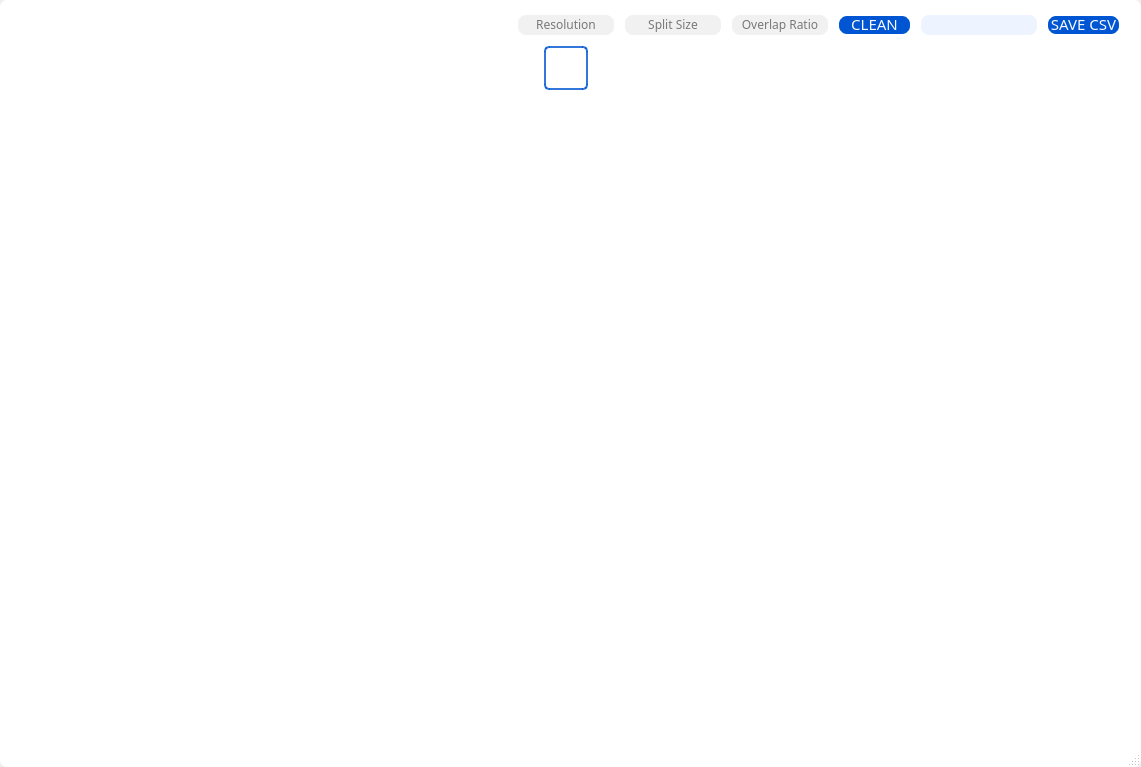
<?xml version="1.0" encoding="UTF-8"?>
<ui version="4.0">
 <class>Dialog</class>
 <widget class="QDialog" name="Dialog">
  <property name="geometry">
   <rect>
    <x>0</x>
    <y>0</y>
    <width>1141</width>
    <height>767</height>
   </rect>
  </property>
  <property name="windowTitle">
   <string>Dialog</string>
  </property>
  <property name="styleSheet">
   <string notr="true"/>
  </property>
  <property name="sizeGripEnabled">
   <bool>true</bool>
  </property>
  <layout class="QGridLayout" name="gridLayout_4">
   <property name="leftMargin">
    <number>0</number>
   </property>
   <property name="topMargin">
    <number>0</number>
   </property>
   <property name="rightMargin">
    <number>0</number>
   </property>
   <property name="bottomMargin">
    <number>0</number>
   </property>
   <item row="0" column="0">
    <widget class="QFrame" name="frame">
     <property name="styleSheet">
      <string notr="true">border: 1px solid rgba(0,0,0,.12);
border-radius: 7px;
background-color: white;</string>
     </property>
     <layout class="QGridLayout" name="gl_all">
      <property name="leftMargin">
       <number>7</number>
      </property>
      <property name="topMargin">
       <number>7</number>
      </property>
      <property name="rightMargin">
       <number>7</number>
      </property>
      <property name="bottomMargin">
       <number>7</number>
      </property>
      <property name="verticalSpacing">
       <number>9</number>
      </property>
      <item row="0" column="0">
       <layout class="QGridLayout" name="gl_bar">
        <property name="leftMargin">
         <number>7</number>
        </property>
        <property name="topMargin">
         <number>6</number>
        </property>
        <property name="rightMargin">
         <number>13</number>
        </property>
        <property name="horizontalSpacing">
         <number>7</number>
        </property>
        <item row="0" column="4">
         <spacer name="horizontalSpacer">
          <property name="orientation">
           <enum>Qt::Horizontal</enum>
          </property>
          <property name="sizeHint" stdset="0">
           <size>
            <width>40</width>
            <height>20</height>
           </size>
          </property>
         </spacer>
        </item>
        <item row="0" column="10">
         <widget class="QPushButton" name="pb_save_csv">
          <property name="enabled">
           <bool>false</bool>
          </property>
          <property name="minimumSize">
           <size>
            <width>75</width>
            <height>22</height>
           </size>
          </property>
          <property name="maximumSize">
           <size>
            <width>75</width>
            <height>22</height>
           </size>
          </property>
          <property name="font">
           <font>
            <family>Tw Cen MT Condensed</family>
            <pointsize>11</pointsize>
            <weight>50</weight>
            <bold>false</bold>
           </font>
          </property>
          <property name="styleSheet">
           <string notr="true">QPushButton {
	background-color: #0055D2;
	color: #F7F9FF;
	border: 2px solid white;
	border-radius: 10px;
	padding-bottom: 2px;
}
QPushButton:pressed {
	margin: 1 1 1 1;
}</string>
          </property>
          <property name="text">
           <string>SAVE CSV</string>
          </property>
         </widget>
        </item>
        <item row="0" column="2">
         <widget class="QPushButton" name="pb_loadcsv">
          <property name="enabled">
           <bool>false</bool>
          </property>
          <property name="minimumSize">
           <size>
            <width>21</width>
            <height>22</height>
           </size>
          </property>
          <property name="maximumSize">
           <size>
            <width>21</width>
            <height>22</height>
           </size>
          </property>
          <property name="font">
           <font>
            <family>Tw Cen MT Condensed</family>
            <pointsize>10</pointsize>
            <weight>75</weight>
            <bold>true</bold>
           </font>
          </property>
          <property name="styleSheet">
           <string notr="true">QPushButton {
	background-color: rgba(0,0,0,0);
	border: none;
}
QPushButton:pressed{
	margin: 1 1 1 1;
	outline: 0;
}
</string>
          </property>
          <property name="text">
           <string/>
          </property>
          <property name="icon">
           <iconset>
            <normaloff>../../GUIImg/placeholder2.png</normaloff>../../GUIImg/placeholder2.png</iconset>
          </property>
          <property name="iconSize">
           <size>
            <width>20</width>
            <height>20</height>
           </size>
          </property>
          <property name="checkable">
           <bool>true</bool>
          </property>
         </widget>
        </item>
        <item row="0" column="5">
         <widget class="QLineEdit" name="le_crop_size_2">
          <property name="enabled">
           <bool>false</bool>
          </property>
          <property name="minimumSize">
           <size>
            <width>100</width>
            <height>0</height>
           </size>
          </property>
          <property name="maximumSize">
           <size>
            <width>100</width>
            <height>16777215</height>
           </size>
          </property>
          <property name="font">
           <font>
            <family>Tw Cen MT</family>
            <pointsize>9</pointsize>
           </font>
          </property>
          <property name="styleSheet">
           <string notr="true">QLineEdit {
	border: 2px solid white;
	border-radius: 10px;
	background-color: #F1F1F1;
	padding-bottom: 1px;
}</string>
          </property>
          <property name="text">
           <string/>
          </property>
          <property name="alignment">
           <set>Qt::AlignCenter</set>
          </property>
          <property name="placeholderText">
           <string>Resolution</string>
          </property>
         </widget>
        </item>
        <item row="0" column="1">
         <widget class="QPushButton" name="pb_openfile">
          <property name="minimumSize">
           <size>
            <width>21</width>
            <height>22</height>
           </size>
          </property>
          <property name="maximumSize">
           <size>
            <width>21</width>
            <height>22</height>
           </size>
          </property>
          <property name="font">
           <font>
            <family>Tw Cen MT Condensed</family>
            <pointsize>12</pointsize>
            <weight>50</weight>
            <bold>false</bold>
           </font>
          </property>
          <property name="styleSheet">
           <string notr="true">QPushButton {
	background-color: rgba(0,0,0,0);
	border: none;
}
QPushButton:pressed{
	margin: 1 1 1 1;
	outline: 0;
}


</string>
          </property>
          <property name="text">
           <string/>
          </property>
          <property name="icon">
           <iconset>
            <normaloff>../../GUIImg/insert-picture-icon2.png</normaloff>../../GUIImg/insert-picture-icon2.png</iconset>
          </property>
          <property name="iconSize">
           <size>
            <width>20</width>
            <height>20</height>
           </size>
          </property>
          <property name="checkable">
           <bool>true</bool>
          </property>
         </widget>
        </item>
        <item row="0" column="3">
         <widget class="QPushButton" name="pb_save_dataset">
          <property name="enabled">
           <bool>false</bool>
          </property>
          <property name="minimumSize">
           <size>
            <width>21</width>
            <height>22</height>
           </size>
          </property>
          <property name="maximumSize">
           <size>
            <width>21</width>
            <height>22</height>
           </size>
          </property>
          <property name="font">
           <font>
            <family>Tw Cen MT Condensed</family>
            <pointsize>12</pointsize>
           </font>
          </property>
          <property name="styleSheet">
           <string notr="true">QPushButton {
	background-color: rgba(0,0,0,0);
	border: none;
}
QPushButton:pressed{
	margin: 1 1 1 1;
	outline: 0;
}
</string>
          </property>
          <property name="text">
           <string/>
          </property>
          <property name="icon">
           <iconset>
            <normaloff>../../GUIImg/pb-save-hover.png</normaloff>../../GUIImg/pb-save-hover.png</iconset>
          </property>
          <property name="iconSize">
           <size>
            <width>20</width>
            <height>20</height>
           </size>
          </property>
         </widget>
        </item>
        <item row="0" column="7">
         <widget class="QLineEdit" name="le_overlap_ratio">
          <property name="enabled">
           <bool>false</bool>
          </property>
          <property name="minimumSize">
           <size>
            <width>100</width>
            <height>0</height>
           </size>
          </property>
          <property name="maximumSize">
           <size>
            <width>100</width>
            <height>16777215</height>
           </size>
          </property>
          <property name="font">
           <font>
            <family>Tw Cen MT</family>
            <pointsize>9</pointsize>
           </font>
          </property>
          <property name="styleSheet">
           <string notr="true">QLineEdit {
	border: 2px solid white;
	border-radius: 10px;
	background-color: #F1F1F1;
	padding-bottom: 1px;
}
</string>
          </property>
          <property name="text">
           <string/>
          </property>
          <property name="alignment">
           <set>Qt::AlignCenter</set>
          </property>
          <property name="placeholderText">
           <string>Overlap Ratio</string>
          </property>
         </widget>
        </item>
        <item row="0" column="8">
         <widget class="QPushButton" name="pb_clean">
          <property name="enabled">
           <bool>true</bool>
          </property>
          <property name="minimumSize">
           <size>
            <width>75</width>
            <height>22</height>
           </size>
          </property>
          <property name="maximumSize">
           <size>
            <width>75</width>
            <height>22</height>
           </size>
          </property>
          <property name="font">
           <font>
            <family>Tw Cen MT Condensed</family>
            <pointsize>11</pointsize>
            <weight>50</weight>
            <bold>false</bold>
            <kerning>true</kerning>
           </font>
          </property>
          <property name="styleSheet">
           <string notr="true">QPushButton {
	background-color: #0055D2;
	color: #F7F9FF;
	border: 2px solid white;
	border-radius: 10px;
	padding-bottom: 2px;
}
QPushButton:pressed {
	margin: 1 1 1 1;
}</string>
          </property>
          <property name="text">
           <string>CLEAN</string>
          </property>
         </widget>
        </item>
        <item row="0" column="0">
         <widget class="QPushButton" name="pb_leave">
          <property name="minimumSize">
           <size>
            <width>21</width>
            <height>22</height>
           </size>
          </property>
          <property name="maximumSize">
           <size>
            <width>21</width>
            <height>22</height>
           </size>
          </property>
          <property name="font">
           <font>
            <family>Tw Cen MT Condensed</family>
            <pointsize>12</pointsize>
            <weight>50</weight>
            <bold>false</bold>
           </font>
          </property>
          <property name="styleSheet">
           <string notr="true">QPushButton {
	background-color: rgba(0,0,0,0);
	border: none;
}
QPushButton:pressed{
	margin: 1 1 1 1;
	outline: 0;
}


</string>
          </property>
          <property name="text">
           <string/>
          </property>
          <property name="icon">
           <iconset>
            <normaloff>../../GUIImg/exit3.png</normaloff>../../GUIImg/exit3.png</iconset>
          </property>
          <property name="iconSize">
           <size>
            <width>20</width>
            <height>20</height>
           </size>
          </property>
          <property name="checkable">
           <bool>true</bool>
          </property>
         </widget>
        </item>
        <item row="0" column="6">
         <widget class="QLineEdit" name="le_crop_size">
          <property name="enabled">
           <bool>false</bool>
          </property>
          <property name="minimumSize">
           <size>
            <width>100</width>
            <height>0</height>
           </size>
          </property>
          <property name="maximumSize">
           <size>
            <width>100</width>
            <height>16777215</height>
           </size>
          </property>
          <property name="font">
           <font>
            <family>Tw Cen MT</family>
            <pointsize>9</pointsize>
           </font>
          </property>
          <property name="styleSheet">
           <string notr="true">QLineEdit {
	border: 2px solid white;
	border-radius: 10px;
	background-color: #F1F1F1;
	padding-bottom: 1px;
}</string>
          </property>
          <property name="text">
           <string/>
          </property>
          <property name="alignment">
           <set>Qt::AlignCenter</set>
          </property>
          <property name="placeholderText">
           <string>Split Size</string>
          </property>
         </widget>
        </item>
        <item row="0" column="9">
         <widget class="QLabel" name="info_display">
          <property name="minimumSize">
           <size>
            <width>120</width>
            <height>0</height>
           </size>
          </property>
          <property name="maximumSize">
           <size>
            <width>120</width>
            <height>16777215</height>
           </size>
          </property>
          <property name="font">
           <font>
            <family>Tw Cen MT</family>
            <pointsize>9</pointsize>
           </font>
          </property>
          <property name="styleSheet">
           <string notr="true">background-color: #EDF3FF;
border: 2px solid white;
border-radius: 10px;
padding-bottom: 1px;</string>
          </property>
          <property name="text">
           <string/>
          </property>
          <property name="alignment">
           <set>Qt::AlignCenter</set>
          </property>
         </widget>
        </item>
       </layout>
      </item>
      <item row="1" column="0">
       <layout class="QHBoxLayout" name="horizontalLayout" stretch="0,1">
        <property name="spacing">
         <number>8</number>
        </property>
        <item>
         <layout class="QGridLayout" name="gl_mode">
          <property name="leftMargin">
           <number>6</number>
          </property>
          <property name="verticalSpacing">
           <number>8</number>
          </property>
          <item row="0" column="0">
           <widget class="QPushButton" name="pb_select_mode">
            <property name="enabled">
             <bool>true</bool>
            </property>
            <property name="minimumSize">
             <size>
              <width>44</width>
              <height>44</height>
             </size>
            </property>
            <property name="maximumSize">
             <size>
              <width>44</width>
              <height>44</height>
             </size>
            </property>
            <property name="styleSheet">
             <string notr="true">QPushButton {
	border: 2px solid rgba(0, 85, 210, 0.8);
	border-radius: 5px;
	background-color: rgba(154, 186, 250, .4);
}
QPushButton:pressed{
	margin: 1 1 1 1;
	outline: 0;
}
</string>
            </property>
            <property name="text">
             <string/>
            </property>
            <property name="icon">
             <iconset>
              <normaloff>../../GUIImg/cursor2.png</normaloff>../../GUIImg/cursor2.png</iconset>
            </property>
            <property name="iconSize">
             <size>
              <width>25</width>
              <height>25</height>
             </size>
            </property>
           </widget>
          </item>
          <item row="1" column="0">
           <widget class="QPushButton" name="pb_crop_mode">
            <property name="minimumSize">
             <size>
              <width>44</width>
              <height>44</height>
             </size>
            </property>
            <property name="maximumSize">
             <size>
              <width>44</width>
              <height>44</height>
             </size>
            </property>
            <property name="styleSheet">
             <string notr="true">QPushButton {
	border: None;
	border-radius: 5px;
}

QPushButton:pressed{
	margin: 1 1 1 1;
	outline: 0;
}

QPushButton:hover {
	background-color: #EDF3FF;
}

</string>
            </property>
            <property name="text">
             <string/>
            </property>
            <property name="icon">
             <iconset>
              <normaloff>../../GUIImg/bnbox2.png</normaloff>../../GUIImg/bnbox2.png</iconset>
            </property>
            <property name="iconSize">
             <size>
              <width>25</width>
              <height>25</height>
             </size>
            </property>
           </widget>
          </item>
          <item row="2" column="0">
           <spacer name="verticalSpacer">
            <property name="orientation">
             <enum>Qt::Vertical</enum>
            </property>
            <property name="sizeHint" stdset="0">
             <size>
              <width>20</width>
              <height>100</height>
             </size>
            </property>
           </spacer>
          </item>
         </layout>
        </item>
        <item>
         <layout class="QGridLayout" name="gl_canvas">
          <property name="leftMargin">
           <number>2</number>
          </property>
          <property name="topMargin">
           <number>0</number>
          </property>
          <property name="rightMargin">
           <number>12</number>
          </property>
          <property name="bottomMargin">
           <number>12</number>
          </property>
         </layout>
        </item>
       </layout>
      </item>
     </layout>
    </widget>
   </item>
  </layout>
 </widget>
 <resources/>
 <connections/>
</ui>
